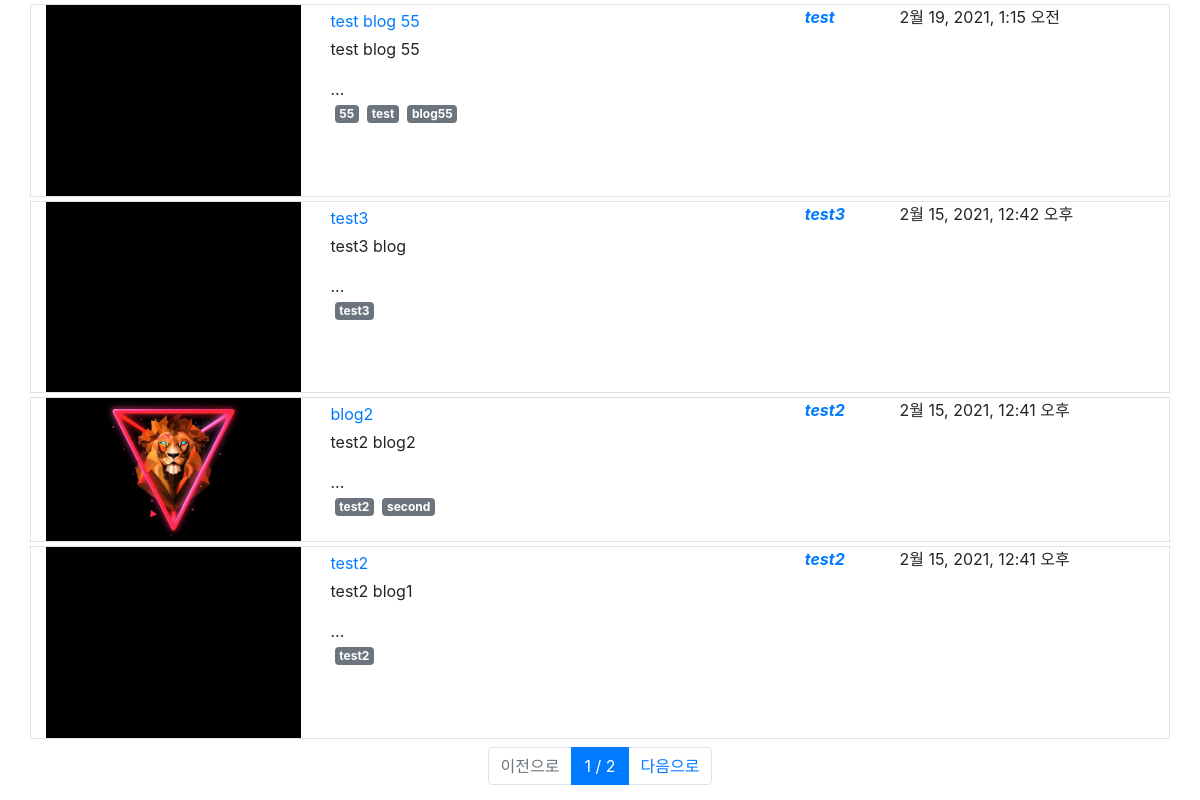
Screenshot of /recent-blog/ with the database file from the repository.
### blog_page/models.py (models this page shows, shortened)
class Blog(models.Model):
    title = models.CharField(max_length=255, verbose_name='제목')
    contents = models.TextField(verbose_name='내용')
    thumbnails = models.ImageField(blank=True,upload_to=upload_to,null=True,default='blank.png')
    writer = models.ForeignKey('user.User',on_delete=models.CASCADE,verbose_name='작성자')
    tags = models.ManyToManyField('tag.Tag',verbose_name='태그')
    registered_date = models.DateTimeField(auto_now_add=True, verbose_name='등록시간')
    class Meta:
        db_table = 'blog'
        verbose_name = '게시글'
        verbose_name_plural = '게시글'

### tag/models.py (models this page shows, shortened)
class Tag(models.Model):
    name = models.CharField(max_length=32, verbose_name='태그명')
    registered_date = models.DateTimeField(auto_now_add=True, verbose_name='등록시간')
    class Meta:
        db_table = 'tag'
        verbose_name = '태그'
        verbose_name_plural = '태그'

### user/models.py (models this page shows)
class User(models.Model):
    username = models.CharField(max_length=128, verbose_name='ID')
    email = models.EmailField(max_length=128, verbose_name='E-mail')
    password = models.CharField(max_length=128, verbose_name='비밀번호')
    register_date = models.DateTimeField(auto_now_add=True, verbose_name='등록일')
    def __str__(self):
        return self.username
    class Meta:
        db_table = 'user'
        verbose_name = '사용자'
        verbose_name_plural = '사용자'

### blog_page/views.py (the view)
# urls.py: path('recent-blog/', IndexView.as_view()),
class IndexView(View):
    def get(self, request):
        blogs = Blog.objects.all().order_by('-id')
        page = int(request.GET.get('p', 1))
        paginator = Paginator(blogs, 4)
        blogs = paginator.get_page(page)
        return render(request, 'index.html', {'username': request.session.get('user'), 'blogs':blogs})

### blog_page/templates/index.html (shortened to what this page needs)
<html>
<head>
  <link rel="stylesheet" href="https://stackpath.bootstrapcdn.com/bootstrap/4.3.1/css/bootstrap.min.css"
>
</head>
<body>
    <div class="container">
    {% for blog in blogs %}
        <div class="row mt-1 border">
                {% if blog.thumbnails != None %}
                <img src="{{ blog.thumbnails.url }}" class="col-3">
                {% else %}
                <img class="col-3">
                {% endif %}
                <div class="col-5">
                    <div class="my-1"><a href='/blog/detail/{{ blog.id }}' target="_top">{{ blog.title }}</a></div>
                    <div class="my-1">{{ blog.contents|safe|slice:":20" }}...</div>
                    <div id="tags" class="d-flex flex-row">
                    {% for tag in blog.tags.all %}
                    <span class="badge badge-secondary mx-1">{{ tag.name }}</span>
                    {% endfor %}
                    </div>
                </div>
                <div class="col-1 font-weight-bold font-italic">
                    <a id="blog-writer-{{ blog.id }}" href="/myblog/{{ blog.writer }}/" target="_top">{{ blog.writer }}</a>
                </div>
                <div class="col-3">{{ blog.registered_date }}</div>
        </div>
    {% endfor %}
        <div class="row mt-2">
            <div class="col-12">
                <nav>
                    <ul class="pagination justify-content-center">
                        {% if blogs.has_previous %}
                        <li class="page-item">
                            <a class="page-link" href="?p={{ blogs.previous_page_number }}">이전으로</a>
                        </li>
                        {% else %}
                        <li class="page-item disabled">
                            <a class="page-link" href="#">이전으로</a>
                        </li>
                        {% endif %}
                        <li class="page-item active">
                            <a class="page-link" href="#">{{ blogs.number }} / {{ blogs.paginator.num_pages }}</a>
                        </li>
                        {% if blogs.has_next %}
                        <li class="page-item">
                            <a class="page-link" href="?p={{ blogs.next_page_number }}"> 다음으로</a>
                        </li>
                        {% else %}
                        <li class="page-item disabled">
                            <a class="page-link" href="#">다음으로</a>
                        </li>
                        {% endif %}
                    </ul>
                </nav>
            </div>
        </div>
    </div>
</body>
</html>

### rows the page displays
Blog: thumbnails (placeholder picture), title "test blog 55", contents "test blog 55", writer "test", registered_date "2월 19, 2021, 1:15 오전"
Tag: name "55"
Tag: name "test"
Tag: name "blog55"
Blog: thumbnails (placeholder picture), title "test3", contents "test3 blog", writer "test3", registered_date "2월 15, 2021, 12:42 오후"
Tag: name "test3"
Blog: thumbnails (picture), title "blog2", contents "test2 blog2", writer "test2", registered_date "2월 15, 2021, 12:41 오후"
Tag: name "test2"
Tag: name "second"
Blog: thumbnails (placeholder picture), title "test2", contents "test2 blog1", writer "test2", registered_date "2월 15, 2021, 12:41 오후"

### other values shown
{{ blogs.number }} "1"
{{ blogs.paginator.num_pages }} "2"
